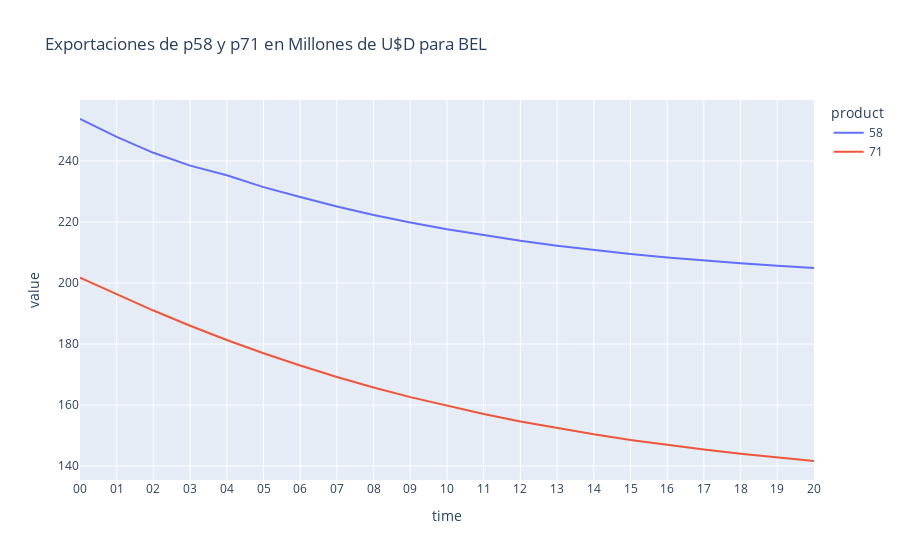

The notebook cell saved with this chart:
### Markdown cell above
Claramente, se reduce la demanda de los productos año a año, por lo que Argentina no es un caso aislado, veamos el de Bélgica, con un comportamiento similar para estos productos.

### Code cell
df = supply_country(62)
df = df[(df["product"] == 58) | (df["product"] == 71)]
fig = px.line(df, x="time", y="value", color="product", title="Exportaciones de p58 y p71 en Millones de U$D para BEL")
fig.show()

### Figure 1 — Plotly figure (JSON) as saved in the notebook; plotly's stock layout.template omitted (floating-point values rounded to 4 significant figures)
{"data": [{"hovertemplate": "product=58<br>time=%{x}<br>value=%{y}<extra></extra>", "legendgroup": "58", "line": {"color": "#636efa", "dash": "solid"}, "marker": {"symbol": "circle"}, "mode": "lines", "name": "58", "orientation": "v", "showlegend": true, "type": "scatter", "x": ["00", "01", "02", "03", "04", "05", "06", "07", "08", "09", "10", "11", "12", "13", "14", "15", "16", "17", "18", "19", "20"], "xaxis": "x", "y": [253.7, 247.9, 242.7, 238.5, 235.3, 231.4, 228.2, 225.1, 222.3, 219.8, 217.6, 215.6, 213.8, 212.2, 210.8, 209.5, 208.4, 207.4, 206.5, 205.6, 204.9], "yaxis": "y"}, {"hovertemplate": "product=71<br>time=%{x}<br>value=%{y}<extra></extra>", "legendgroup": "71", "line": {"color": "#EF553B", "dash": "solid"}, "marker": {"symbol": "circle"}, "mode": "lines", "name": "71", "orientation": "v", "showlegend": true, "type": "scatter", "x": ["00", "01", "02", "03", "04", "05", "06", "07", "08", "09", "10", "11", "12", "13", "14", "15", "16", "17", "18", "19", "20"], "xaxis": "x", "y": [201.8, 196.3, 191.0, 186.0, 181.3, 177.0, 173.0, 169.2, 165.8, 162.6, 159.7, 157.1, 154.6, 152.4, 150.4, 148.6, 146.9, 145.4, 144.0, 142.8, 141.7], "yaxis": "y"}], "layout": {"autosize": true, "legend": {"title": {"text": "product"}, "tracegroupgap": 0}, "title": {"text": "Exportaciones de p58 y p71 en Millones de U$D para BEL"}, "xaxis": {"anchor": "y", "autorange": true, "domain": [0, 1], "range": [0, 20], "title": {"text": "time"}, "type": "category"}, "yaxis": {"anchor": "x", "autorange": true, "domain": [0, 1], "range": [135.5, 260.0], "title": {"text": "value"}, "type": "linear"}}}
